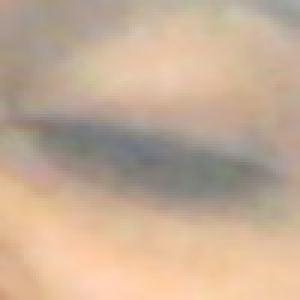
#> input picture GoShopping/EyeCloseDetection/images/eye/negative/1025eye.jpg, 100 x 100 px, found by its file name (shown 3 times larger); its folder holds 4 pictures in this run
$ python eyes_classifier.py   (Python 2 division)
#> lines starting #> are read from the running program, lines starting #| are printed output that depends on the picture
#to create model.svm
import cv2
import numpy as np
import pickle
import os
from sklearn import svm

def loadImages(path):
#> called with path = '../images/eyes/negative/'
	name  = os.listdir(path)
	imgs=[]
	for x in name:
		x=path+"//"+x
		tmp = cv2.imread(x,0)
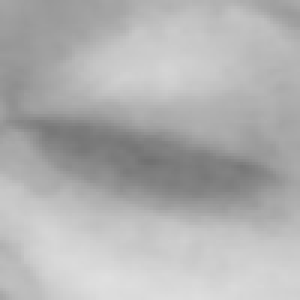
#> tmp: shape (100, 100) (shown 3 times larger); min 113, max 223, mean 177.1
		tmp = cv2.resize(tmp,(100,100))
		img = np.array(tmp).ravel()
#> img = 10000 values, max 223 at index 9234, min 113 at index 5348, mean 177.1
		print(len(img))
#| 10000
		imgs.append(np.float32(img))
		print(len(imgs))
#| 1
#> pass 2 of the loop in loadImages, `for x in name:`:
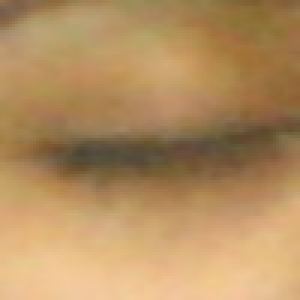
#> input picture GoShopping/EyeCloseDetection/images/eye/negative/1026eye.jpg, 100 x 100 px, found by its file name (shown 3 times larger)
#> in loadImages, `tmp = cv2.imread(x,0)`:
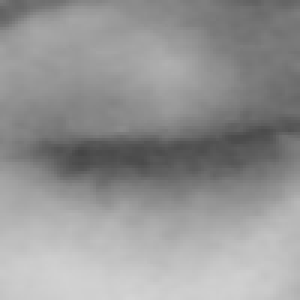
#> tmp: shape (100, 100) (shown 3 times larger); min 69, max 211, mean 148.6
#> img = 10000 values, max 211 at index 9942, min 69 at index 5127, mean 148.6
#| 10000
#| 2
#> pass 3 of the loop in loadImages, `for x in name:`:
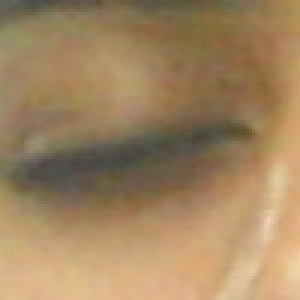
#> input picture GoShopping/EyeCloseDetection/images/eye/negative/1027eye.jpg, 100 x 100 px, found by its file name (shown 3 times larger)
#> in loadImages, `tmp = cv2.imread(x,0)`:
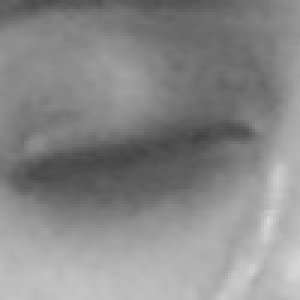
#> tmp: shape (100, 100) (shown 3 times larger); min 67, max 217, mean 136.8
#> img = 10000 values, max 217 at index 7389, min 67 at index 4566, mean 136.8
#| 10000
#| 3
#> the loop made 4 passes; the first 3 are shown
	return imgs

def putLabel(num,label):
	print([label]*num)
	return [label]*num

def combineLists(*args):
	tmpList = []
	for i in range(0,len(args)):
		tmpList = tmpList + args[i]
	return tmpList

pos = loadImages("../images/eyes/negative/")
posL = putLabel(len(pos),0)  ## Label 0 for closed eyes
neg = loadImages("../images/eyes/positive/")
#> (the run stopped early here; a loop or call above may not have finished)
